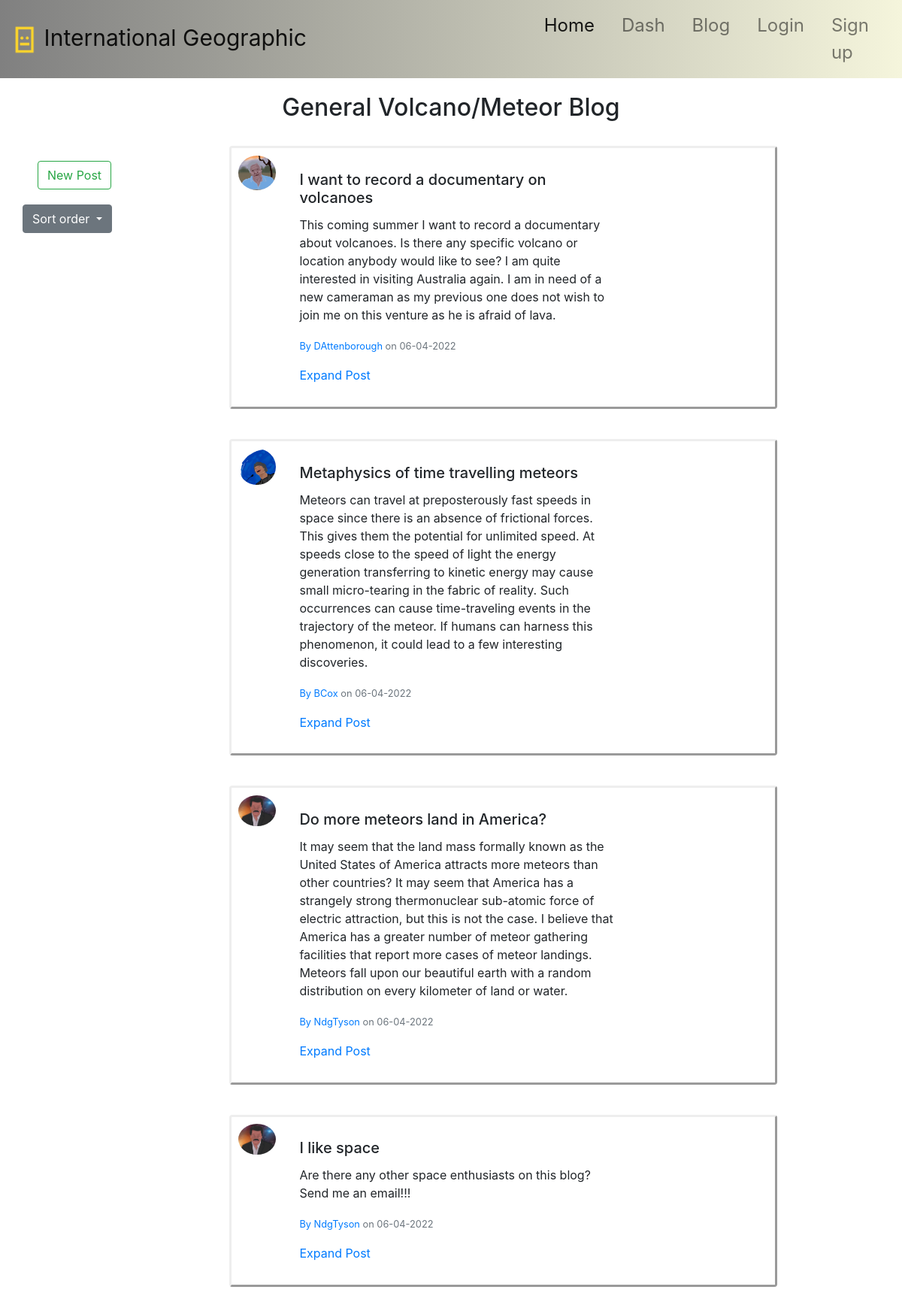
Page /blog/oldest on the committed database.
### flask_app/models.py (models this page shows, shortened)
class ForumPost(db.Model):
    id = db.Column(db.Integer, primary_key=True)
    title = db.Column(db.String(80), nullable=False)
    post = db.Column(db.Text, nullable=False)
    date = db.Column(db.DateTime, nullable=False, default=datetime.utcnow)
    id_user = db.Column(db.Integer, db.ForeignKey('user.id'), nullable=False)

class User(db.Model, UserMixin):
    id = db.Column(db.Integer, primary_key=True)
    username = db.Column(db.String(15), unique=True, nullable=False)
    first_name = db.Column(db.String(15), nullable=False)
    last_name = db.Column(db.String(15), nullable=False)
    email = db.Column(db.String(50), unique=True, nullable=False)
    password = db.Column(db.String(60), nullable=False)
    post = db.relationship('ForumPost', backref='poster', lazy=True)
    about = db.Column(db.String(150))
    avatar = db.Column(db.String(50), default='../static/images/default.png')

### flask_app/blog_routes.py (the view)
@blog.route('/blog/oldest')
def start_blog():
    posts = ForumPost.query.all()
    return render_template('blog.html', title='blog', posts=posts)

### flask_app/templates/blog.html (shortened to what this page needs)
{% extends 'base.html' %}
{% block body %}
<div class="text-center" style="margin-top: 20px;">
  <h2 id="heading">General Volcano/Meteor Blog</h2>
  <br />
</div>
<div class="container">
  <div class="row">
    <div class="col-">
      <div class="card-body">
        <a href="{{ url_for('blog.make_post')}}" class="btn btn-outline-success">New Post</a>
      </div>
      <div class="dropdown">
        <button class="btn btn-secondary dropdown-toggle" type="button" id="dropdownMenuButton" data-toggle="dropdown" aria-haspopup="true" aria-expanded="false">
          Sort order
        </button>
        </div>
    </div>
    <div class="col-xl">
      <div class="content">
        {% for post in posts %}
        <div class="card mb-3" style="width: 75%; margin: auto; padding: 1% 1% 1% 1%; border: outset;">
          <div class="row g-0">
            <div class="col-md-1">
              <img src="{{post.poster.avatar}}" class="mr-3 rounded-circle" width="50">
            </div>
            <div class="col-md-8">
              <div class="card-body">
                <h5 class="card-title" href="{{ url_for('blog.post_id', post_id=1) }}">{{ post.title }}</h5>
                <p class="card-text">{{ post.post }}</p>
                <p class="card-text"><small class="text-muted"> <a class=""
                      href="{{ url_for('main.profile', username=post.poster.username) }}">By {{ post.poster.username }}</a>
                    on {{ post.date.strftime('%d-%m-%Y') }}</small></p>
                <a href="{{ url_for('blog.post_id', post_id=post.id) }}"> Expand Post </a>
              </div>
            </div>
          </div>
        </div>
        <br />
        {% endfor %}
    </div>
  </div>
</div>
  {% endblock %}

### rows in the picture
ForumPost: poster.avatar (picture), title "I want to record a documentary on volcanoes", post "This coming summer I want to record a documentary about volcanoes. Is there any specific volcano or location anybody would like to see? I am quite interested in visiting Australia again. I am in need of a new cameraman as my previous one does not wish to join me on this venture as he is afraid of lava.", poster.username "DAttenborough", date "06-04-2022"
ForumPost: poster.avatar (picture), title "Metaphysics of time travelling meteors", post "Meteors can travel at preposterously fast speeds in space since there is an absence of frictional forces. This gives them the potential for unlimited speed. At speeds close to the speed of light the energy generation transferring to kinetic energy may cause small micro-tearing in the fabric of reality. Such occurrences can cause time-traveling events in the trajectory of the meteor. If humans can harness this phenomenon, it could lead to a few interesting discoveries.", poster.username "BCox", date "06-04-2022"
ForumPost: poster.avatar (picture), title "Do more meteors land in America?", post "It may seem that the land mass formally known as the United States of America attracts more meteors than other countries? It may seem that America has a strangely strong thermonuclear sub-atomic force of electric attraction, but this is not the case. I believe that America has a greater number of meteor gathering facilities that report more cases of meteor landings. Meteors fall upon our beautiful earth with a random distribution on every kilometer of land or water.", poster.username "NdgTyson", date "06-04-2022"
ForumPost: poster.avatar (picture), title "I like space", post "Are there any other space enthusiasts on this blog? Send me an email!!!", poster.username "NdgTyson", date "06-04-2022"
